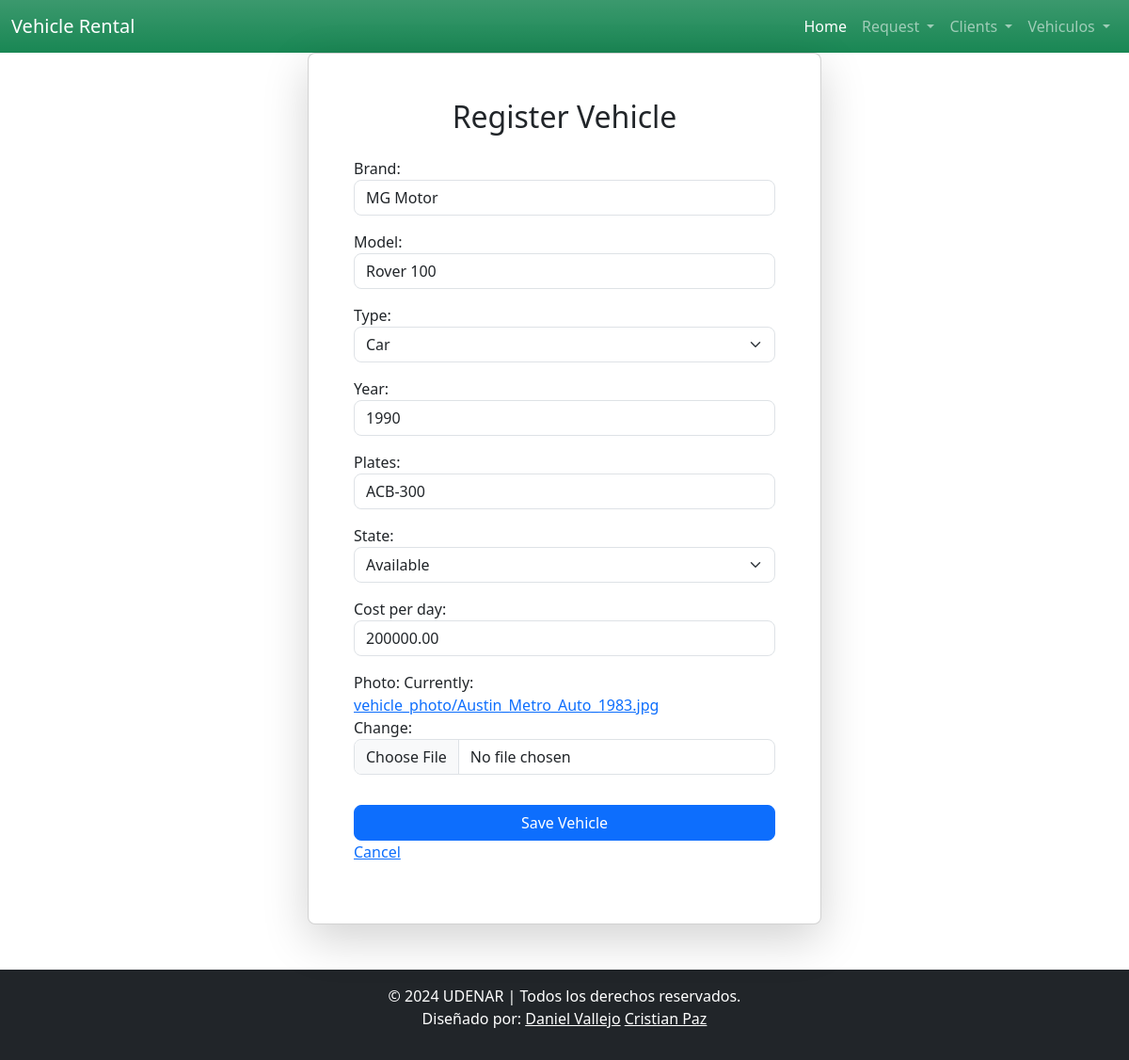
The app's page /vehicle/3/update, older data.
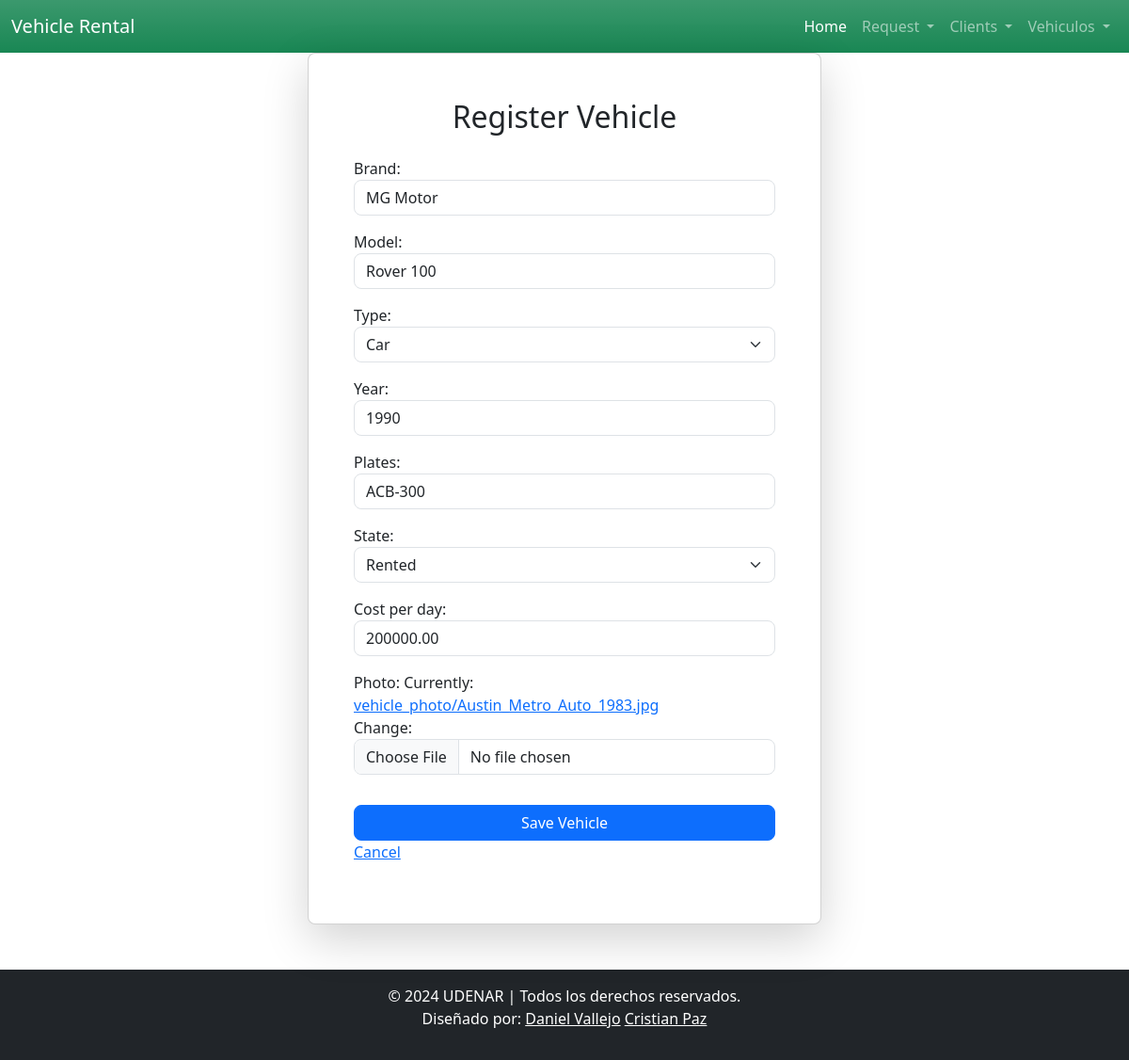
The same page, newer data.
### alquiler/models.py (models this page shows, shortened)
class Vehicle(models.Model):
    vehicle_type_choises = [
        ('car', 'Car'),
        ('motorcycle', 'Motorcycle'),
        ('truck', 'Truck'),
    ]
    vehicle_state_choises =[
        ('available','Available'),
        ('requested','Requested'),
        ('rented','Rented')
    ]
    brand = models.CharField(max_length=80)
    model = models.CharField(max_length=80)
    type = models.CharField(max_length=80, choices=vehicle_type_choises)
    year = models.IntegerField()
    plates = models.CharField(max_length=10)
    state = models.CharField(max_length=50, choices=vehicle_state_choises)
    cost_per_day = models.DecimalField(max_digits=10,decimal_places=2)
    photo = models.ImageField(upload_to='vehicle_photo/')

### alquiler/views.py (the view)
# urls.py: path('vehicle/<int:pk>/update',views.VehicleUpdate.as_view(),name='vehicle_update'),
class VehicleUpdate(UpdateView):
    model = Vehicle
    form_class = VehicleForm

### alquiler/forms.py
class VehicleForm(forms.ModelForm):
    class Meta:
        model = Vehicle
        fields = ['brand', 'model', 'type', 'year', 'plates', 'state', 'cost_per_day', 'photo']
        widgets = {
            'brand': forms.TextInput(attrs={'class': 'form-control rounded-3'}),
            'model': forms.TextInput(attrs={'class': 'form-control rounded-3'}),
            'type': forms.Select(attrs={'class': 'form-select rounded-3'}),
            'year': forms.NumberInput(attrs={'class': 'form-control rounded-3'}),
            'plates': forms.TextInput(attrs={'class': 'form-control rounded-3'}),
            'state': forms.Select(attrs={'class': 'form-select rounded-3'}),
            'cost_per_day': forms.NumberInput(attrs={'class': 'form-control rounded-3'}),
            'photo': forms.ClearableFileInput(attrs={'class': 'form-control rounded-3'}),
        }

### alquiler/templates/alquiler/vehicle_form.html
{% extends "base.html" %}
{% block content %}
    <div class="container d-flex justify-content-center align-items-center min-vh-100">
        <div class="card p-5 w-50 shadow-lg rounded-3">
            <h2 class="text-center mb-4">Register Vehicle</h2>
            <form method="post" enctype="multipart/form-data">{% csrf_token %}
                {{ form.as_p }}
                <button type="submit" class="btn btn-primary w-100 rounded-3 mt-3">Save Vehicle</button>
                <a href="{% url 'vehicle_list' %}">Cancel</a>
            </form>
        </div>
    </div>
{% endblock content %}

Row changes from the older to the newer data that the page shows:
changed Vehicle "MG Motor": state "Available" → "Rented"
